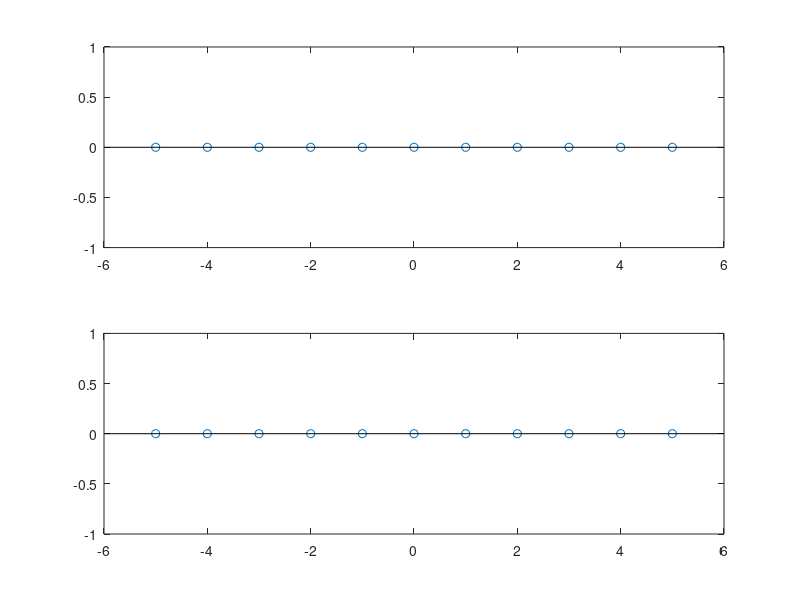

Write the MATLAB code that produced this figure.
clc;
clear;
X1=[-5:1:5];
y1=zeros(1,11);
y2=2*y1;
subplot(2,1,1);
grid on;
subplot(2,1,1),stem(X1,y1);
subplot(2,1,2),stem(X1,y2);
